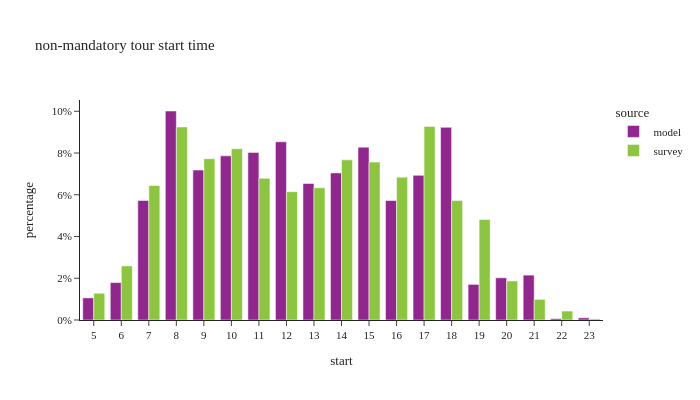

The notebook cell saved with this chart:
### Markdown cell above
## non-mandatory tour start time

### Code cell
df_plot = non_m_tour_data.groupby(['source','start'])[['tour_weight']].sum().reset_index()

df_plot['percentage'] = df_plot.groupby(['source'], group_keys=False)['tour_weight']. \
    apply(lambda x: x / float(x.sum()))

fig = px.bar(df_plot, x="start", y="percentage", color="source",barmode="group",

             title="non-mandatory tour start time")

fig.for_each_annotation(lambda a: a.update(text = a.text.split("=")[-1]))

fig.update_layout(height=400, width=700, yaxis=dict(tickformat=".0%"), xaxis=dict(dtick="1"))

fig.show()

### Figure 1 — Plotly figure (JSON) as saved in the notebook; plotly's stock layout.template omitted (floating-point values rounded to 4 significant figures)
{"data": [{"alignmentgroup": "True", "hovertemplate": "source=model<br>start=%{x}<br>percentage=%{y}<extra></extra>", "legendgroup": "model", "marker": {"color": "#91268F", "pattern": {"shape": ""}}, "name": "model", "offsetgroup": "model", "orientation": "v", "showlegend": true, "textposition": "auto", "type": "bar", "x": [5.0, 6.0, 7.0, 8.0, 9.0, 10.0, 11.0, 12.0, 13.0, 14.0, 15.0, 16.0, 17.0, 18.0, 19.0, 20.0, 21.0, 22.0, 23.0], "xaxis": "x", "y": [0.01059, 0.01792, 0.05726, 0.1001, 0.07184, 0.07864, 0.08028, 0.08537, 0.06538, 0.07047, 0.0828, 0.05724, 0.0693, 0.09229, 0.01706, 0.02022, 0.0215, 0.0006595, 0.001054], "yaxis": "y"}, {"alignmentgroup": "True", "hovertemplate": "source=survey<br>start=%{x}<br>percentage=%{y}<extra></extra>", "legendgroup": "survey", "marker": {"color": "#8CC63E", "pattern": {"shape": ""}}, "name": "survey", "offsetgroup": "survey", "orientation": "v", "showlegend": true, "textposition": "auto", "type": "bar", "x": [5.0, 6.0, 7.0, 8.0, 9.0, 10.0, 11.0, 12.0, 13.0, 14.0, 15.0, 16.0, 17.0, 18.0, 19.0, 20.0, 21.0, 22.0, 23.0], "xaxis": "x", "y": [0.01283, 0.02593, 0.06442, 0.09249, 0.07725, 0.08206, 0.0679, 0.06148, 0.06335, 0.07672, 0.07565, 0.06843, 0.09276, 0.0572, 0.04812, 0.01871, 0.00989, 0.004277, 0.0005346], "yaxis": "y"}], "layout": {"barmode": "group", "height": 400, "legend": {"title": {"text": "source"}, "tracegroupgap": 0}, "title": {"text": "non-mandatory tour start time"}, "width": 700, "xaxis": {"anchor": "y", "domain": [0.0, 1.0], "dtick": "1", "title": {"text": "start"}}, "yaxis": {"anchor": "x", "domain": [0.0, 1.0], "tickformat": ".0%", "title": {"text": "percentage"}}}}
